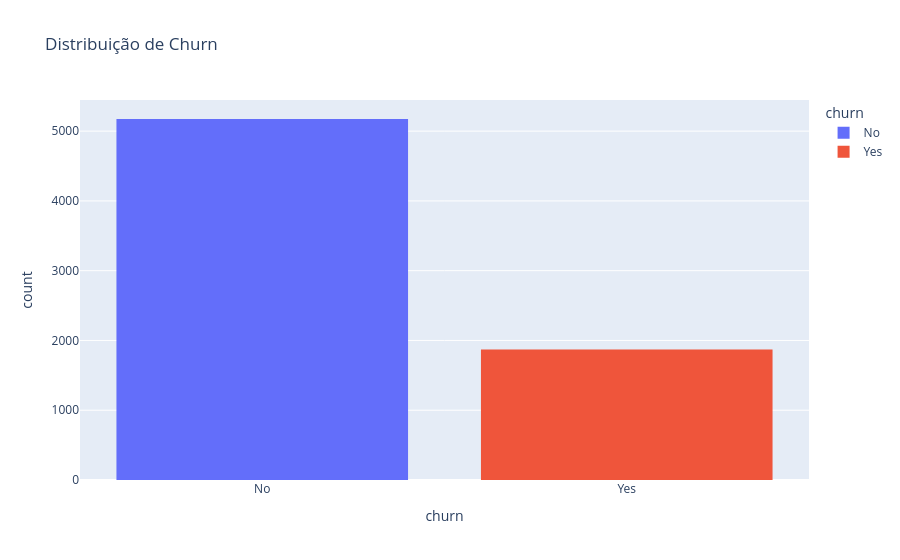

Notebook cell for this chart:
### Code cell
# Esses dados não irão ajudar a gente analisar o churn, então vamos retirar eles do nosso dataframe
df = df[df['churn'] != '']
px.histogram(df, x='churn', color='churn', title='Distribuição de Churn')

### Figure 1 — Plotly figure (JSON) as saved in the notebook; plotly's stock layout.template omitted (floating-point values rounded to 4 significant figures; data arrays with more than 128 entries replaced by an {"elided": "..."} marker saying what was removed)
{"data": [{"bingroup": "x", "hovertemplate": "churn=%{x}<br>count=%{y}<extra></extra>", "legendgroup": "No", "marker": {"color": "#636efa", "pattern": {"shape": ""}}, "name": "No", "orientation": "v", "showlegend": true, "type": "histogram", "x": {"elided": "5174 str values"}, "xaxis": "x", "yaxis": "y"}, {"bingroup": "x", "hovertemplate": "churn=%{x}<br>count=%{y}<extra></extra>", "legendgroup": "Yes", "marker": {"color": "#EF553B", "pattern": {"shape": ""}}, "name": "Yes", "orientation": "v", "showlegend": true, "type": "histogram", "x": {"elided": "1869 str values"}, "xaxis": "x", "yaxis": "y"}], "layout": {"barmode": "relative", "legend": {"title": {"text": "churn"}, "tracegroupgap": 0}, "title": {"text": "Distribuição de Churn"}, "xaxis": {"anchor": "y", "categoryarray": ["No", "Yes"], "categoryorder": "array", "domain": [0, 1], "title": {"text": "churn"}}, "yaxis": {"anchor": "x", "domain": [0, 1], "title": {"text": "count"}}}}
